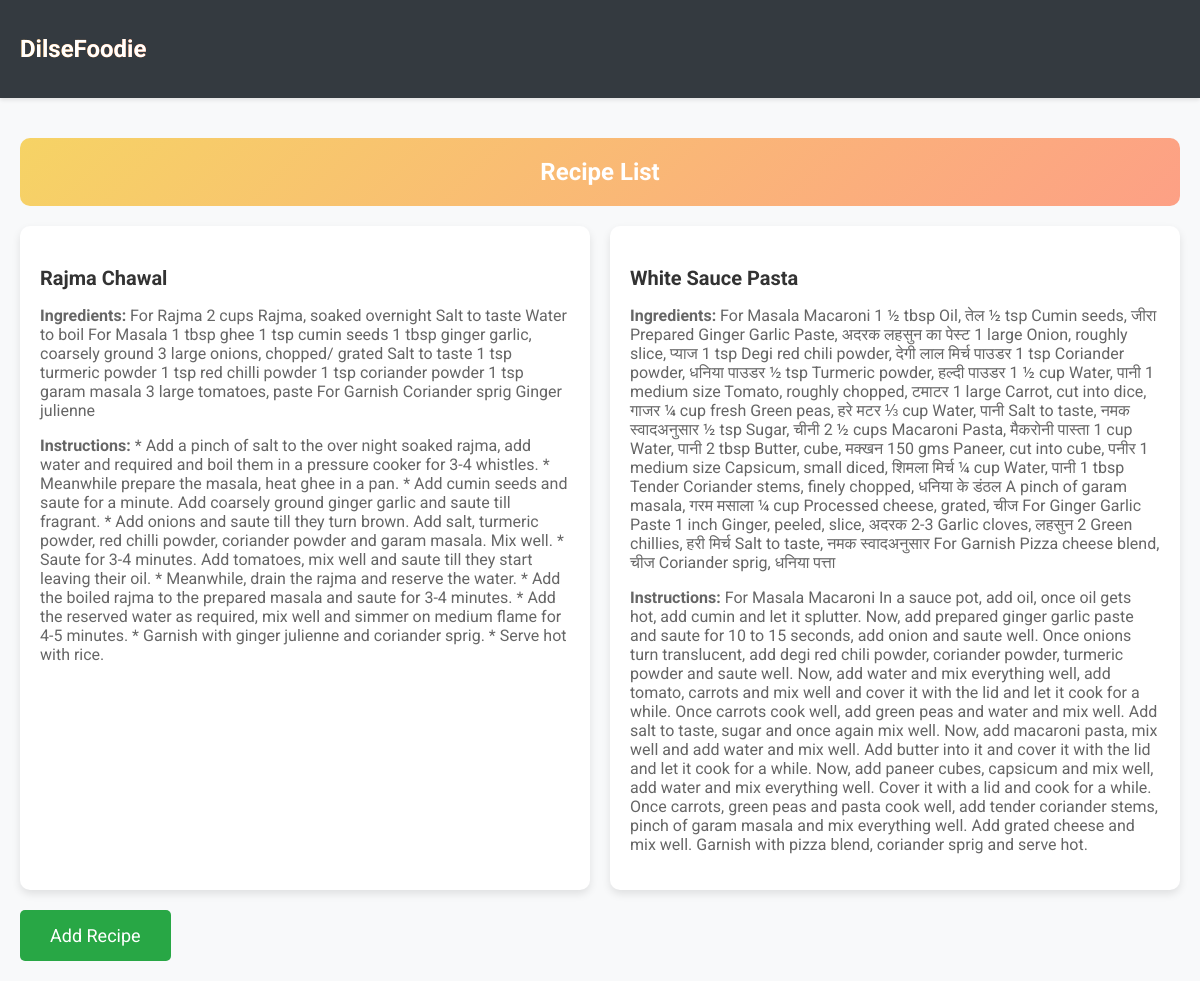
The page / on the database its author committed.
### recipes/models.py (models this page shows, shortened)
class Recipe(models.Model):
    title = models.CharField(max_length=100)
    ingredients = models.TextField()
    instructions = models.TextField()

### recipes/views.py (the view)
# urls.py: path('', views.recipe_list, name='recipe_list'),
def recipe_list(request):
    recipes = Recipe.objects.all()
    return render(request, 'recipe_list.html', {'recipes': recipes})

### recipes/templates/recipe_list.html (shortened to what this page needs)
<!DOCTYPE html>
<html>
<head>
</head>
<body>
    <div class="navbar">
        <div class="container">
            <h1 class="animated-text">DilseFoodie</h1>
        </div>
    </div>
    <div class="container">
        <h2 class="gradient-bg">Recipe List</h2>
        <div class="recipe-list">
            {% for recipe in recipes %}
                <div class="recipe-card">
                    <h3 class="recipe-title">{{ recipe.title }}</h3>
                    <p class="recipe-details"><strong>Ingredients:</strong> {{ recipe.ingredients }}</p>
                    <p class="recipe-details"><strong>Instructions:</strong> {{ recipe.instructions }}</p>
                </div>
            {% endfor %}
        </div>
        <a href="{% url 'add_recipe' %}" class="add-recipe-btn">Add Recipe</a>
    </div>
</body>
</html>

### recipes/templates/recipe_list.html (style rules this page uses)
body { font-family: 'Roboto', sans-serif; margin: 0; padding: 0; background-color: #f8f9fa; color: #333; }
.navbar { background-color: #343a40; padding: 15px 0; box-shadow: 0 2px 4px rgba(0, 0, 0, 0.1); }
.navbar h1 { margin: 0; color: #ffffff; font-size: 24px; font-weight: bold; text-align: center; }
.container { max-width: 1200px; margin: 0 auto; padding: 20px; }
.recipe-list { display: grid; grid-template-columns: repeat(auto-fit, minmax(300px, 1fr)); gap: 20px; }
.recipe-card { background-color: #ffffff; border-radius: 10px; box-shadow: 0 4px 8px rgba(0, 0, 0, 0.1); padding: 20px; transition: transform 0.3s ease; }
.recipe-title { font-size: 20px; font-weight: bold; color: #333333; margin-bottom: 10px; }
.recipe-details { font-size: 16px; color: #666666; }
.add-recipe-btn { background-color: #28a745; color: #ffffff; border: none; padding: 15px 30px; border-radius: 5px; text-decoration: none; display: inline-block; font-size: 18px; margin-top: 20px; transition: background-color 0.3s ease; }
.gradient-bg { background: linear-gradient(135deg, #f6d365 0%, #fda085 100%); border-radius: 10px; padding: 20px; margin-bottom: 20px; text-align: center; color: #ffffff; font-size: 24px; font-weight: bold; }
.animated-text { display: inline-block; font-size: 24px; color: #ffffff; background-image: linear-gradient(45deg, #FFA500, #FF4500); -webkit-background-clip: text; background-clip: text; animation: glowing 3s infinite alternate; }

### rows shown on the page
Recipe: title "Rajma Chawal", ingredients "For Rajma 2 cups Rajma, soaked overnight Salt to taste Water to boil For Masala 1 tbsp ghee 1 tsp cumin seeds 1 tbsp ginger garlic, coarsely ground 3 large onions, chopped/ grated Salt to taste 1 tsp turmeric powder 1 tsp red chilli powder 1 tsp coriander powder 1 tsp garam masala 3 large tomatoes, paste For Garnish Coriander sprig Ginger julienne", instructions "* Add a pinch of salt to the over night soaked rajma, add water and required and boil them in a pressure cooker for 3-4 whistles. * Meanwhile prepare the masala, heat ghee in a pan. * Add cumin seeds and saute for a minute. Add coarsely ground ginger garlic and saute till fragrant. * Add onions and saute till they turn brown. Add salt, turmeric powder, red chilli powder, coriander powder and garam masala. Mix well. * Saute for 3-4 minutes. Add tomatoes, mix well and saute till they start leaving their oil. * Meanwhile, drain the rajma and reserve the water. * Add the boiled rajma to the prepared masala and saute for 3-4 minutes. * Add the reserved water as required, mix well and simmer on…"
Recipe: title "White Sauce Pasta", ingredients "For Masala Macaroni 1 ½ tbsp Oil, तेल ½ tsp Cumin seeds, जीरा Prepared Ginger Garlic Paste, अदरक लहसुन का पेस्ट 1 large Onion, roughly slice, प्याज 1 tsp Degi red chili powder, देगी लाल मिर्च पाउडर 1 tsp Coriander powder, धनिया पाउडर ½ tsp Turmeric powder, हल्दी पाउडर 1 ½ cup Water, पानी 1 medium size Tomato, roughly chopped, टमाटर 1 large Carrot, cut into dice, गाजर ¼ cup fresh Green peas, हरे मटर ⅓ cup Water, पानी Salt to taste, नमक स्वादअनुसार ½ tsp Sugar, चीनी 2 ½ cups Macaroni Pasta, मैकरोनी पास्ता 1 cup Water, पानी 2 tbsp Butter, cube, मक्खन 150 gms Paneer, cut into cube, पनीर 1 medium size Capsicum, small diced, शिमला मिर्च ¼ cup Water, पानी 1 tbsp Tender Coriander stems, finely…", instructions "For Masala Macaroni In a sauce pot, add oil, once oil gets hot, add cumin and let it splutter. Now, add prepared ginger garlic paste and saute for 10 to 15 seconds, add onion and saute well. Once onions turn translucent, add degi red chili powder, coriander powder, turmeric powder and saute well. Now, add water and mix everything well, add tomato, carrots and mix well and cover it with the lid and let it cook for a while. Once carrots cook well, add green peas and water and mix well. Add salt to taste, sugar and once again mix well. Now, add macaroni pasta, mix well and add water and mix well. Add butter into it and cover it with the lid and let it cook for a while. Now, add paneer cubes,…"
